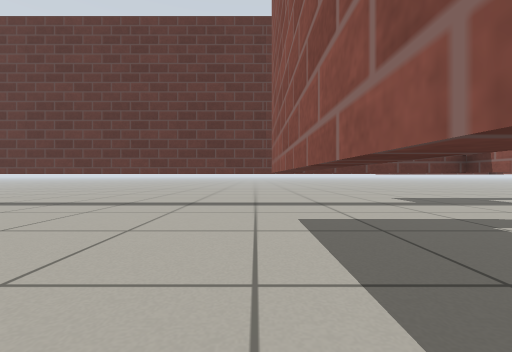
[1] (above)

24 first-person views from a walk through a robot-simulator world made for Gazebo. The camera is 0.43 m above the floor, looks level and sees 90° across. The floor is counted in squares, 0.5 m on a side. Each view is taken from the middle of a square. On the plan, view 1 faces up. The plan holds only what a view shows up to about 10 squares ahead; the rest is blank. Simple patterns stand in for the simulator's built-in surfaces.

[2]
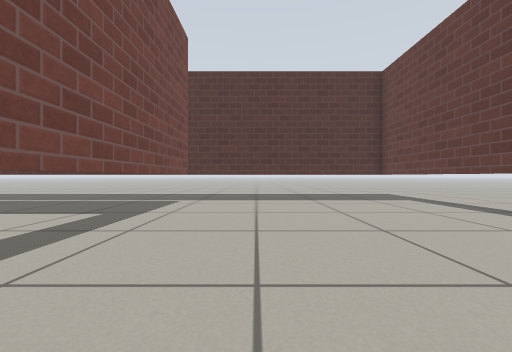

[3]
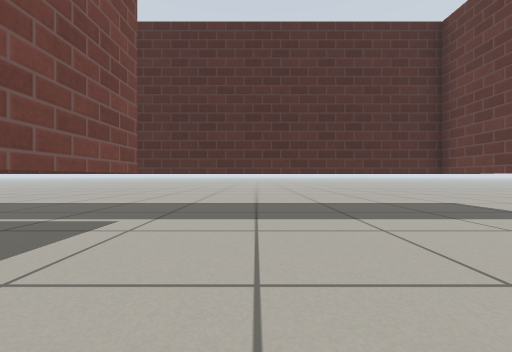

[4]
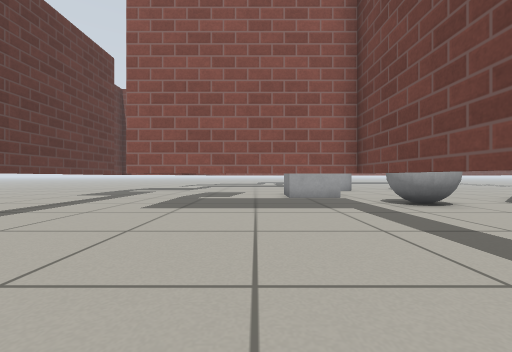

[5]
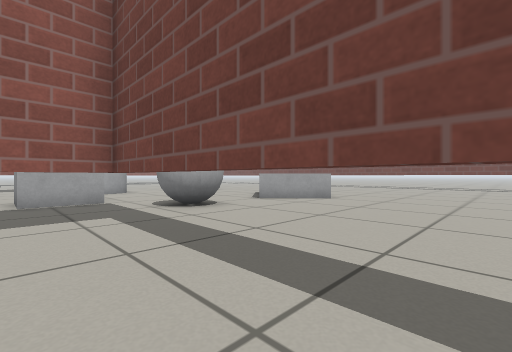

[6]
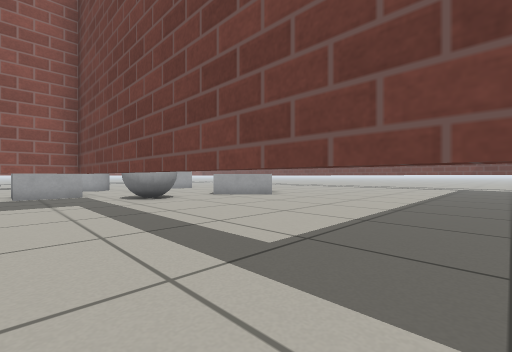

[7]
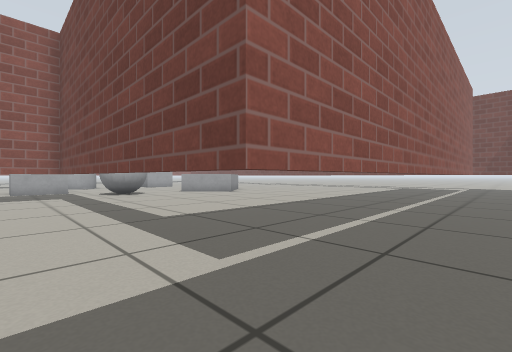

[8]
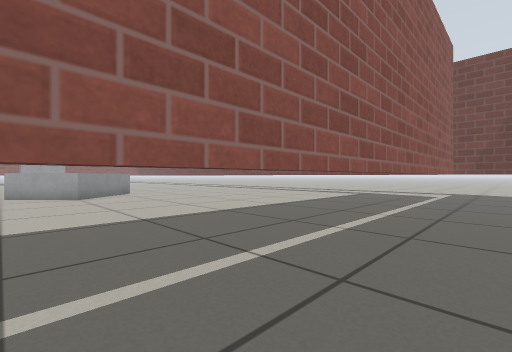

[9]
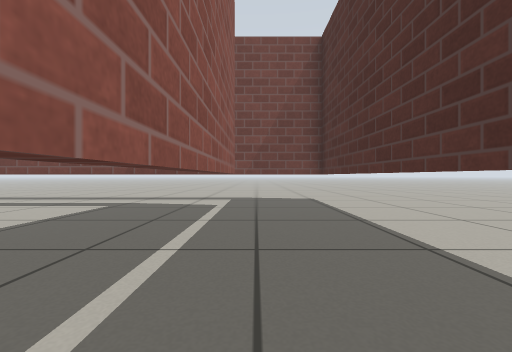

[10]
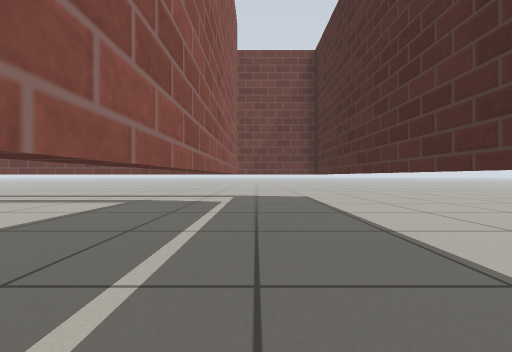

[11]
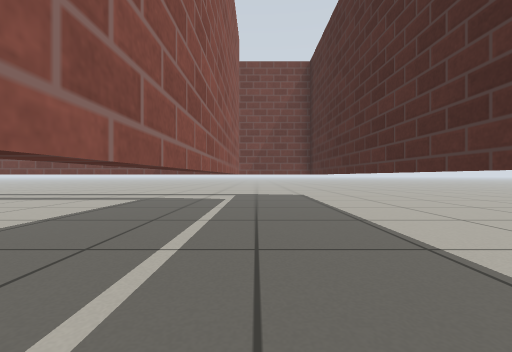

[12]
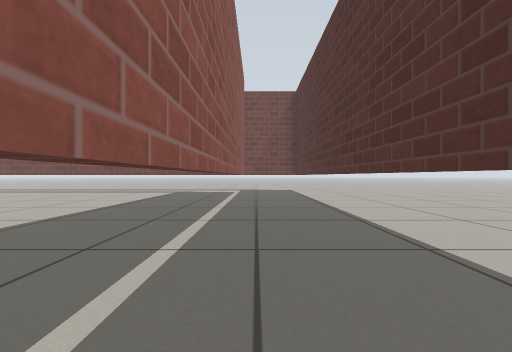

[13]
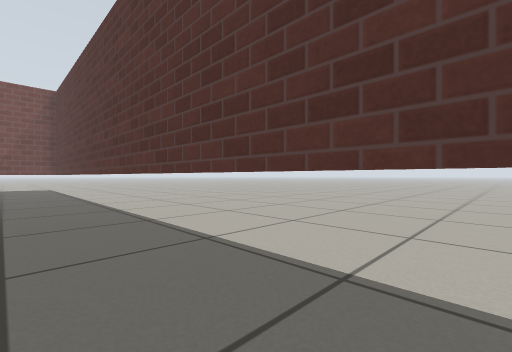

[14]
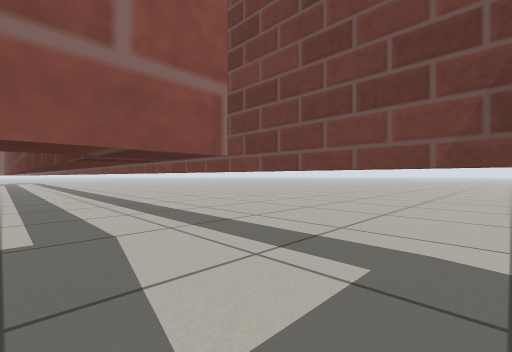

[15]
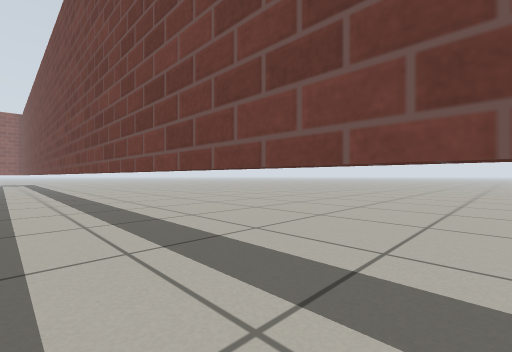

[16]
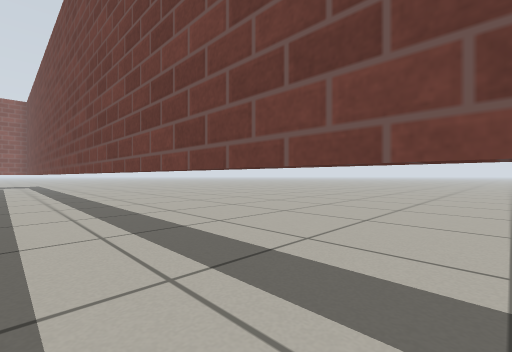

[17]
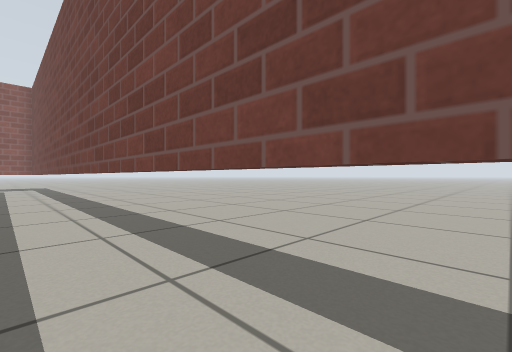

[18]
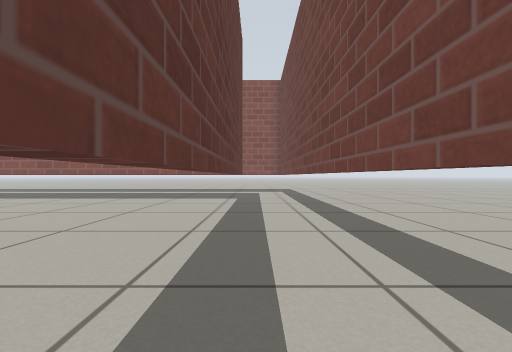

[19]
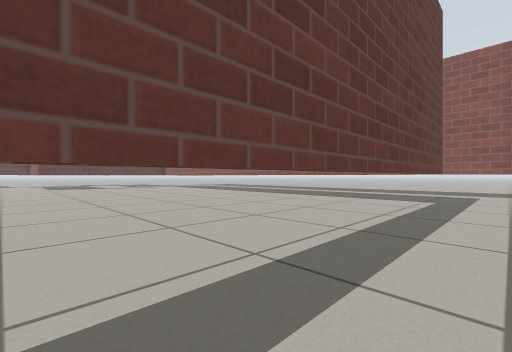

[20]
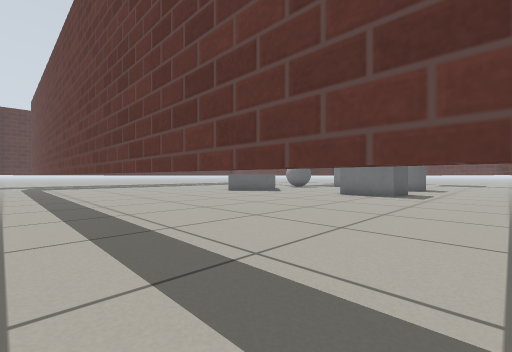

[21]
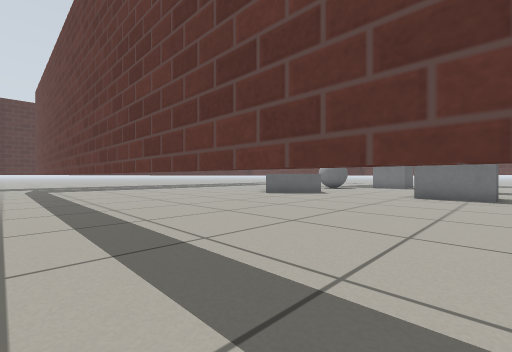

[22]
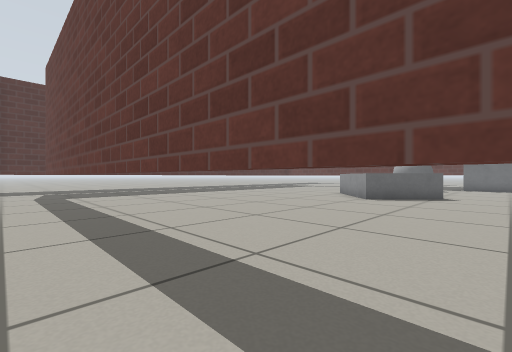

[23]
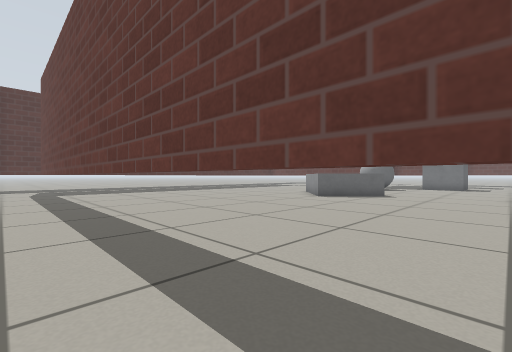

[24]
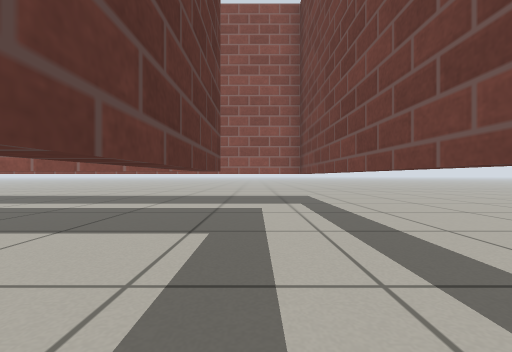

### Floor plan
Key: @ floor where view 1 was taken; # wall or solid block; . floor; T thing the floor can be seen under or through; B grey ball; G grey box.
Columns run from 14 left of view 1 to 27 right of it. Each row starts with its distance up from view 1.
 11 ..  ..           ..
 10 ... ...............#####
  9 ................... ...#
  8 ..TTTTTTTTTTTTTTTTTT...
  7 ..T...................
  6 ..T..................
  5 ..T............TTTT.
  4 ..T............T..T
  3 ..T............T...
  2 ..T............T...
  1 ..T............T.....
  0 ..T...........@T..GGG
 -1 ..T..TTTTTTTTTT...G
 -2 ..T..T..........B...
 -3 ..T..T.........BB ..
 -4 ..T..T..........B
 -5 ..T..T............
 -6 ..T..T..........G..      ..
 -7 ..T..T.........G  ..... G....
 -8 ..T..T........GG  ..... G....
 -9 ..T..T.........G GG....GG.....
-10 ..T..T........  GG.............    .#
-11 ..T..T.......  .................  ..#
-12 ..T..T......  ......................#  .T.
-13 ..T..T..............................# ..T.
-14 ..T..T..............................T...T.
-15 ..T..T..............................T...T.
-16 ..T..T..............................T...T.
-17 ..T..T..............................T...T.
-18 ..T..T##############################....T.
-19 ..T.....................................T.
-20 ..#.....................................#.
-21 ..######################################..
-22     ......................................

Where each view was taken, in squares from view 1:
view 1: 0 up, 0 right, facing up
view 2: 2 up, 0 right, facing left
view 3: 2 up, 4 left, facing left
view 4: 2 up, 6 left, facing right
view 5: 1 up, 5 left, facing down-right
view 6: 1 up, 8 left, facing down-right
view 7: 1 up, 11 left, facing down-right
view 8: 6 down, 11 left, facing down-right
view 9: 11 down, 10 left, facing down
view 10: 10 down, 10 left, facing down
view 11: 9 down, 10 left, facing down
view 12: 5 down, 10 left, facing down
view 13: 1 down, 10 left, facing down-left
view 14: 18 down, 10 left, facing down-right
view 15: 19 down, 3 left, facing down-right
view 16: 19 down, 2 right, facing down-right
view 17: 19 down, 6 right, facing down-right
view 18: 19 down, 12 right, facing right
view 19: 20 down, 12 right, facing up-right
view 20: 20 down, 14 right, facing up-left
view 21: 20 down, 11 right, facing up-left
view 22: 20 down, 6 right, facing up-left
view 23: 20 down, 8 right, facing up-left
view 24: 19 down, 18 right, facing right
